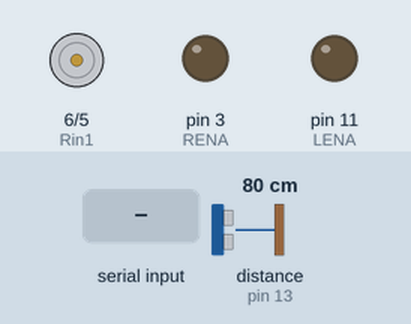
Simulated run of this sketch. Board: Arduino Uno, built with avr-gcc and run on an emulated ATmega328P. Shown: motor-driver pin pairs drawn as motors (green arrow = first pin HIGH = forward, orange = second pin HIGH = backward, longer = more drive), output pins drawn as LEDs (lit = HIGH). Inputs (shaded band) come from the test bench; at power-on: distance to the obstacle (sensor on pin 13) 80 cm. The echo pulse lasts 58.3 µs per cm; pins used as bus, display or sensor lines are not drawn; what the sketch prints to the serial monitor is not drawn.

Above: at 1.2 s.
1.3 s: "1" received over Serial
At 2.8 s:
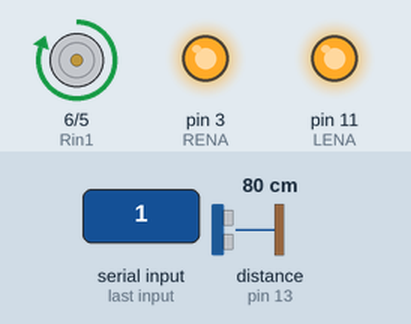
3.3 s: "4" received over Serial
At 3.8 s:
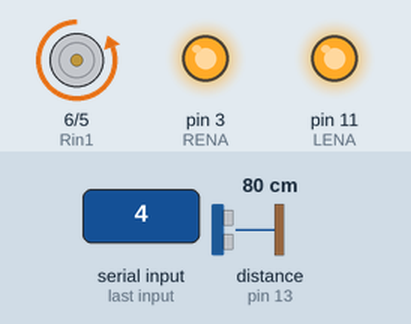
4.8 s: "0" received over Serial
At 6.0 s:
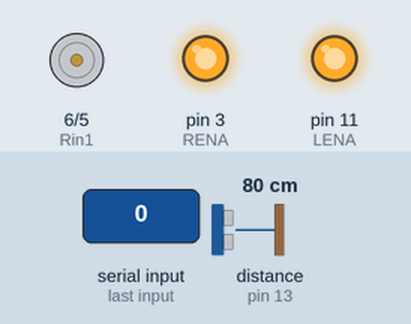
6.3 s: "3" received over Serial
At 7.3 s:
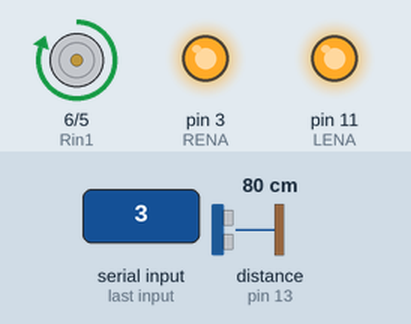
7.8 s: "6" received over Serial
At 8.4 s:
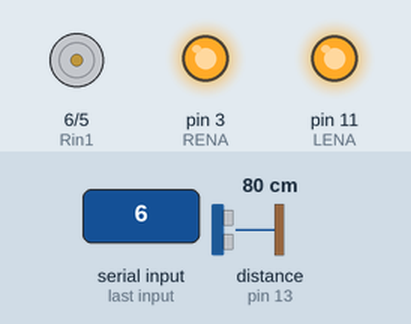
Timing chart, 0 to 10.3 s (numbered marks = the images above; inputs shaded):
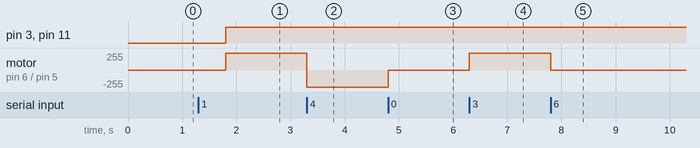

Measured:
- after the input at 1.3 s, pin 3 (RENA), pin 11 (LENA): LOW → HIGH after 0.51 s; motor on pin 6 (Rin1) / pin 5 (Rin2): stopped → forward 255/255 after 0.51 s
- after the input at 3.3 s, motor on pin 6 (Rin1) / pin 5 (Rin2): forward 255/255 → backward 255/255 at once
- after the input at 4.8 s, motor on pin 6 (Rin1) / pin 5 (Rin2): backward 255/255 → stopped at once
- after the input at 6.3 s, motor on pin 6 (Rin1) / pin 5 (Rin2): stopped → forward 255/255 at once
- after the input at 7.8 s, motor on pin 6 (Rin1) / pin 5 (Rin2): forward 255/255 → stopped at once

The sketch:

onArduino.ino
```cpp
#include <SoftwareSerial.h>
//왼쪽 바퀴
int Lin1 = 8;
int Lin2 = 7;
int LENA = 11;
//오른쪽 바퀴
int Rin1 = 6;
int Rin2 = 5;
int RENA = 3;

char Mode;

int TrigPin = 12; //회색
int EchoPin = 13; //보라색

boolean driving = true;

float distance, duration;

char OldMode;

void AutoDrive(){
  driving = true;
  while(driving){
    if(driving = false){
      Stop();
    }
    digitalWrite(TrigPin, HIGH);
    delayMicroseconds(10);
    digitalWrite(TrigPin, LOW);

    duration = pulseIn(EchoPin, HIGH);  //갔다오는 시간을 구함
    distance = (duration * 34000)/1000000/2;
    Serial.println("거리 : " + String(distance) + "cm");
    delay(500);

    if (distance >= 20) {
      Go();
    } else if (distance < 20) {
      Back();
      delay(3000);
      TurnLeft();
      delay(3000);
    }
  }
}

void TurnLeft(){
  driving = true;
  while(driving){
    if(driving = false){
      Stop();
    }
    //왼쪽바퀴는 정지한 상태에서 오른쪽바퀴만 돌면됨
    digitalWrite(8, 0);
    digitalWrite(7, 0);

    digitalWrite(6, 1);
    digitalWrite(5, 0);
    analogWrite(3, 255);
  }
}

void Go(){
  driving = true;
  while(driving){
    if(driving = false){
      Stop();
    }
    digitalWrite(8, 1);
    digitalWrite(7, 0);
    analogWrite(11, 255);

    digitalWrite(6, 1);
    digitalWrite(5, 0);
    analogWrite(3, 255);
  }
}

void Back(){
  driving = true;
  while(driving){
    if(driving = false){
      Stop();
    }
    digitalWrite(8, 0);
    digitalWrite(7, 1);
    analogWrite(11, 255);

    digitalWrite(6, 0);
    digitalWrite(5, 1);
    analogWrite(3, 255);
  }
}

void Left(){
  if(OldMode == '3'){
    driving = true;
    while(driving){
      if(driving = false){
        Stop();
      }
      digitalWrite(8, 0);
      digitalWrite(7, 0);

      digitalWrite(6, 1);
      digitalWrite(5, 0);
      analogWrite(3, 255);
    }
  }else if(OldMode == '4'){
    driving = true;
    while(driving){
      if(driving = false){
        Stop();
      }
      digitalWrite(8, 0);
      digitalWrite(7, 0);

      digitalWrite(6, 0);
      digitalWrite(5, 1);
      analogWrite(3, 255);
    }
  }
}

void Right(){
  if(OldMode == '3'){
    driving = true;
    while(driving){
      if(driving = false){
        Stop();
      }
      digitalWrite(8, 1);
      digitalWrite(7, 0);
      analogWrite(11, 255);

      digitalWrite(6, 0);
      digitalWrite(5, 0);
    }
  }else if(OldMode == '4'){
    driving = true;
    while(driving){
      if(driving = false){
        Stop();
      }
      digitalWrite(8, 0);
      digitalWrite(7, 1);
      analogWrite(11, 255);

      digitalWrite(6, 0);
      digitalWrite(5, 0);
    }
  }
}

void Stop(){
  driving = false;

  digitalWrite(8, 0);
  digitalWrite(7, 0);

  digitalWrite(6, 0);
  digitalWrite(5, 0);
}

void setup() {
  Serial.begin(9600);
  pinMode(Lin1, OUTPUT);
  pinMode(Lin2, OUTPUT);
  pinMode(LENA, OUTPUT);
  pinMode(Rin1, OUTPUT);
  pinMode(Rin2, OUTPUT);
  pinMode(RENA, OUTPUT);

  pinMode(TrigPin, OUTPUT);
  pinMode(EchoPin, INPUT);
}

void loop(){
  if(Serial.available()){
    Mode = Serial.read();
    switch(Mode){
      case '0':
        Stop();
        break;
      case '1':
        AutoDrive();
        break;
      case '3':
        Go();
        OldMode = Mode;
        break;
      case '4':
        Back();
        OldMode = Mode;
        break;
      case '5':
        Left();
        break;
      case '6':
        Right();
        break;
    }
  }
}
```
